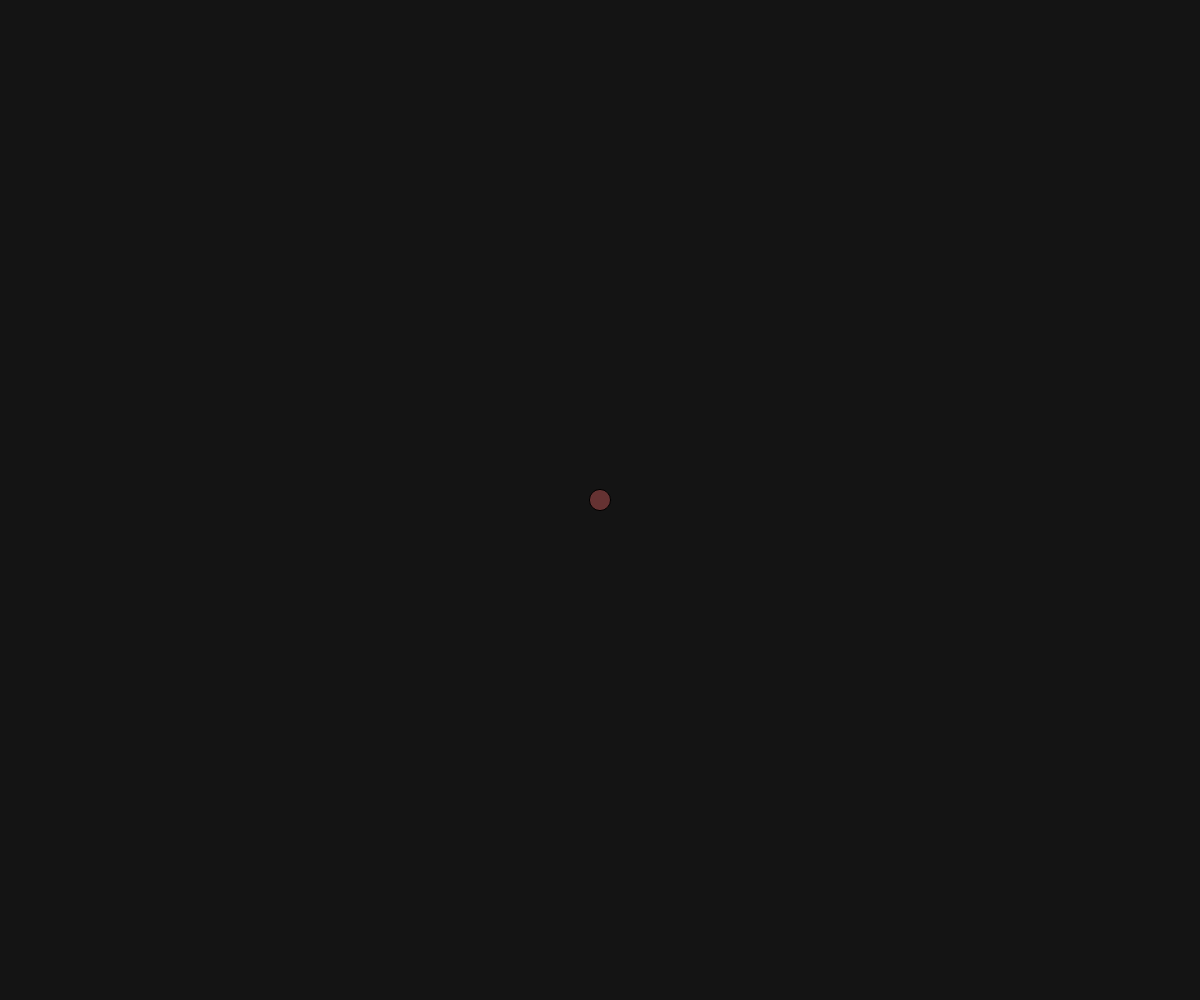
Frame 1 (no input)
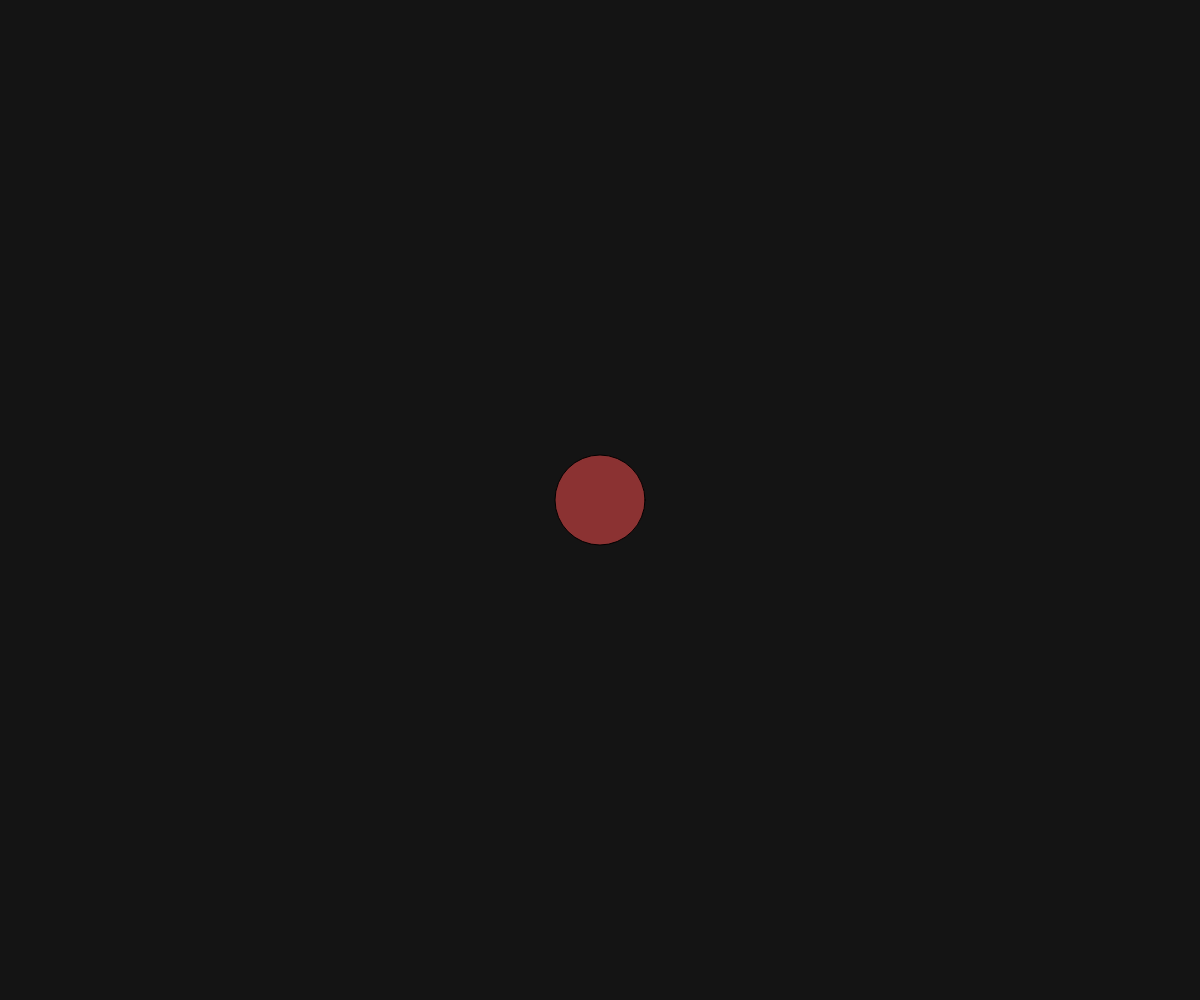
Frame 60 (no input)
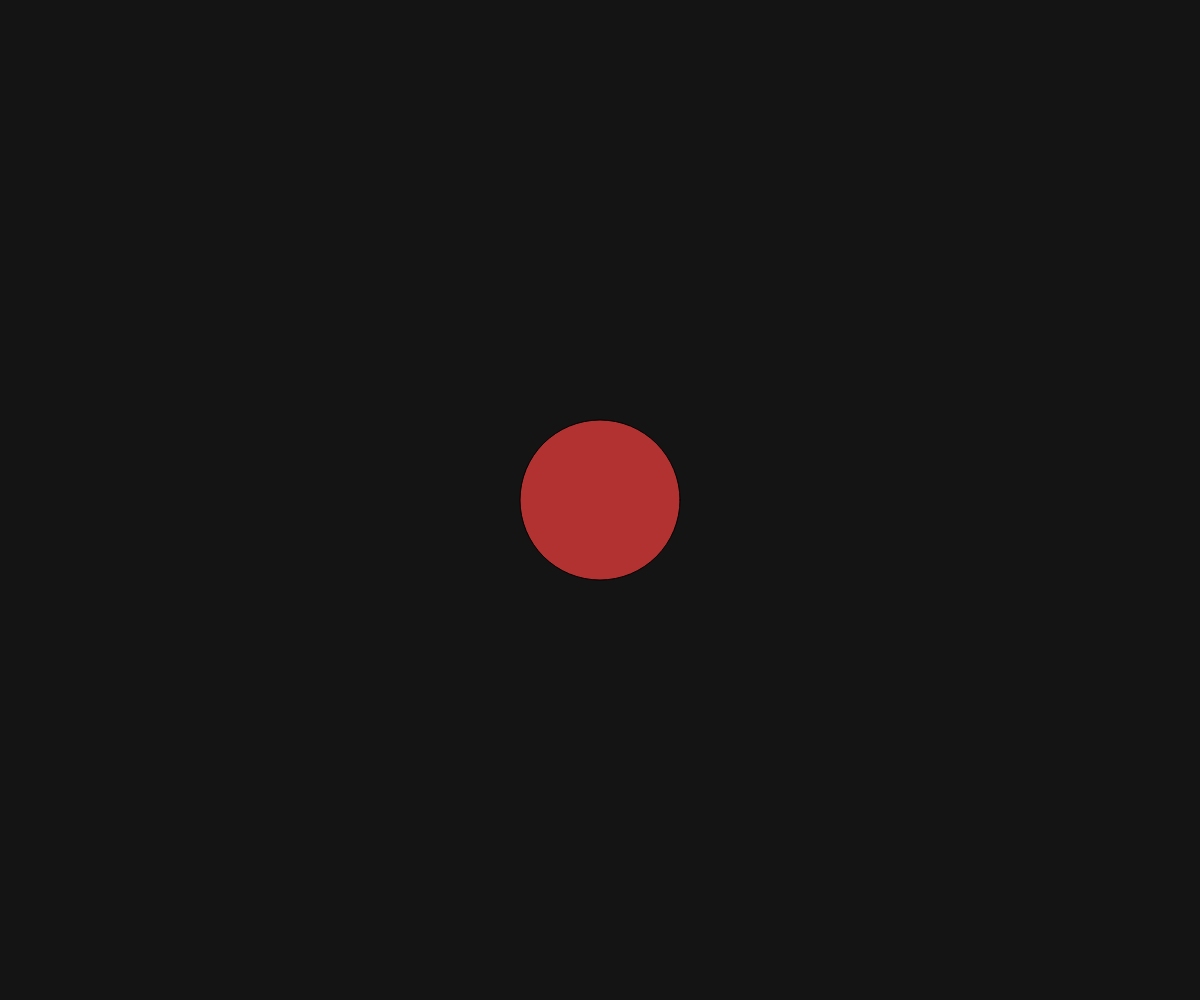
Frame 120 (the mouse pressed at the canvas centre since frame 60)

The p5.js sketch that drew these frames (run headless with seeded random() and noise() and a simulated clock; from frame 60 on, the mouse is pressed at the canvas centre):

// p5.js sketch
// ── sketch.js
// TODO: time with map() and mod

function setup() {
  createCanvas(windowWidth, windowHeight);
}

function draw() {
  background(20);
  
  //period of our
  let P = 4000
  let counter = millis()% P;

  let md = map(counter,0,P,20,300);
  let mr = map(counter,0,P,100,255);

  fill(mr,50,50);
  ellipse(width / 2, height / 2, md);
}
